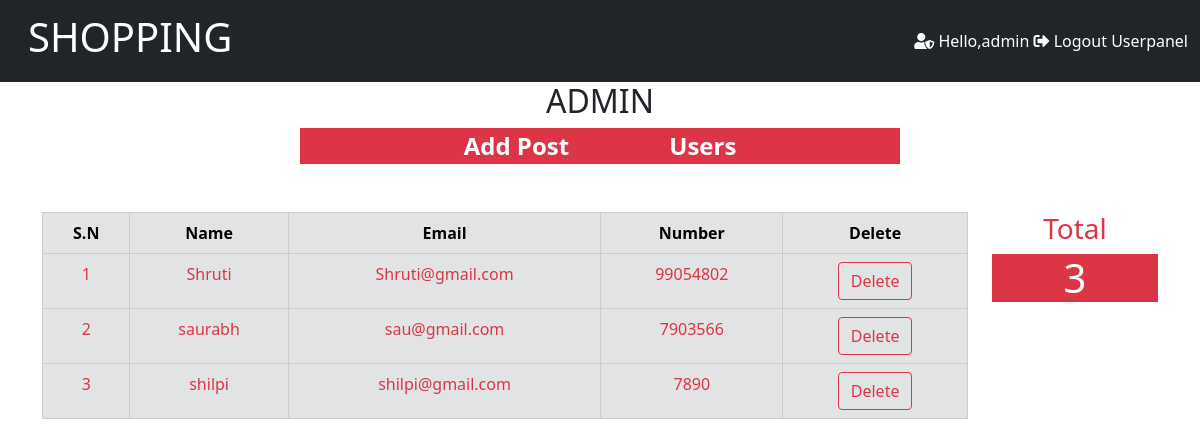
The page /user.php (signed in) on the database its author committed.
### tables this page shows
CREATE TABLE `tbluser` (
  `Id` int(11) NOT NULL,
  `UserName` varchar(100) NOT NULL,
  `Email` varchar(100) NOT NULL,
  `Number` varchar(200) NOT NULL,
  `Password` varchar(100) NOT NULL
);

### user.php (the view, shortened to what this page needs)
<!DOCTYPE html>
<html lang="en">
<head>
    <link rel="stylesheet" href="https://cdn.jsdelivr.net/npm/bootstrap@5.0.2/dist/css/bootstrap.rtl.min.css">
</head>
<body>
<?php
include 'mystore.php';
$con = mysqli_connect('localhost','root','','shopping');
$Record = mysqli_query($con, "SELECT * FROM `tbluser`");
$row_count = mysqli_num_rows($Record);
?>
 <div class = "container mt-5">
 <div class = "row">
 <div class = "col-md-10">
    <table class = "table table-secondary table-bordered">
    <thead class ="text-center">
        <th>S.N</th>
        <th>Name</th>
        <th>Email</th>
        <th>Number</th>
        <th>Delete</th>
    </thead>
       <tbody class = "text-center text-danger">
           <?php
           $i = 0;
           while($row = mysqli_fetch_array($Record)){
      echo "
          <tr>
          <td>";?><?php echo ++$i ?><?php echo "</td>
          <td>$row[UserName]</td>
          <td>$row[Email]</td>
          <td>$row[Number]</td>
          <td><a href = 'delete.php? ID=$row[Id]' class = 'btn btn-outline-danger'>Delete</a></td>
          </tr>
          ";
           }
           ?>
      </tbody>
    </table>
    </div>
        <div class = "col-md-2 text-center">
         <h3 class = "text-danger">Total</h3>
         <h1 class = "bg-danger text-white"><?php echo $row_count; ?></h1>
        </div>
        </div>
    </div>
</body>
</html>

### rows shown on the page
tbluser: UserName "Shruti", Email "Shruti@gmail.com", Number "99054802"
tbluser: UserName "saurabh", Email "sau@gmail.com", Number "7903566"
tbluser: UserName "shilpi", Email "shilpi@gmail.com", Number "7890"

### other values the page prints
$_SESSION['admin'] "admin"
$row_count "3"
